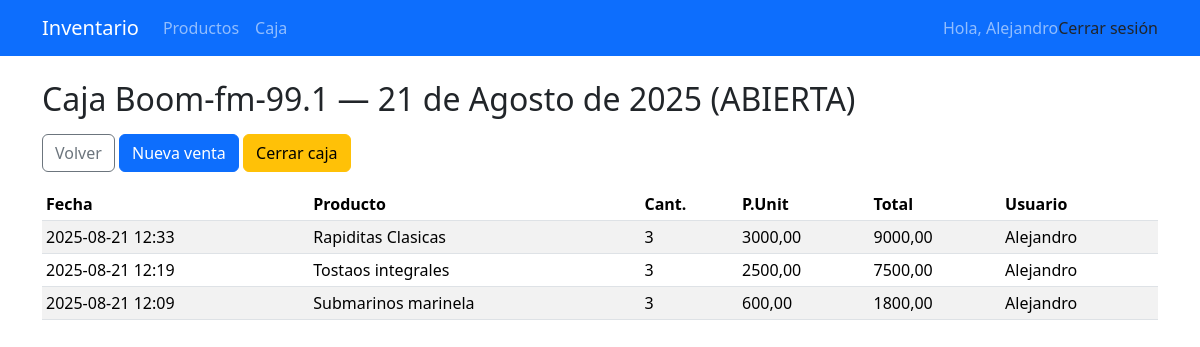
The page /caja/8/ (signed in) on the database its author committed.
### inventario/models.py (models this page shows, shortened)
class Caja(models.Model):
    ESTADOS = (
        ('ABIERTA', 'ABIERTA'),
        ('CERRADA', 'CERRADA'),
    )
    sucursal = models.ForeignKey(Sucursal, on_delete=models.CASCADE, related_name='cajas')
    fecha = models.DateField(default=date.today)
    apertura_monto = models.DecimalField(max_digits=12, decimal_places=2)
    cierre_monto = models.DecimalField(max_digits=12, decimal_places=2, null=True, blank=True)
    estado = models.CharField(max_length=10, choices=ESTADOS, default='ABIERTA')
    apertura_usuario = models.ForeignKey(User, on_delete=models.PROTECT, related_name='cajas_abiertas')
    cierre_usuario = models.ForeignKey(User, on_delete=models.PROTECT, related_name='cajas_cerradas', null=True, blank=True)
    creado_en = models.DateTimeField(auto_now_add=True)
    class Meta:
        unique_together = ('sucursal', 'fecha', 'estado')

class Sucursal(models.Model):
    nombre = models.CharField(max_length=100, unique=True)
    direccion = models.CharField(max_length=200, blank=True, null=True)
    telefono = models.CharField(max_length=20, blank=True, null=True)
    def __str__(self):
        return self.nombre

class Venta(models.Model):
    caja = models.ForeignKey(Caja, on_delete=models.CASCADE, related_name='ventas')
    producto = models.ForeignKey(Producto, on_delete=models.PROTECT)
    cantidad = models.PositiveIntegerField()
    precio_unitario = models.DecimalField(max_digits=12, decimal_places=2)
    total = models.DecimalField(max_digits=12, decimal_places=2)
    usuario = models.ForeignKey(User, on_delete=models.PROTECT)
    creado_en = models.DateTimeField(auto_now_add=True)

class Producto(models.Model):
    nombre = models.CharField(max_length=120)
    descripcion = models.TextField(blank=True)
    precio = models.DecimalField(max_digits=10, decimal_places=2)
    stock = models.PositiveIntegerField(default=0)
    sucursal = models.ForeignKey(Sucursal, on_delete=models.CASCADE, related_name='productos')
    fecha_creacion = models.DateTimeField(auto_now_add=True)
    def __str__(self):
        return self.nombre

### inventario/views_caja.py (the view)
# urls.py: path('caja/<int:caja_id>/', views_caja.caja_detalle, name='caja_detalle'),
@login_required
def caja_detalle(request, caja_id):
    caja = get_object_or_404(Caja, id=caja_id)
    if not _usuario_puede_en_sucursal(request.user, caja.sucursal):
        raise PermissionDenied("No tienes permiso para ver esta caja.")
    ventas = caja.ventas.select_related('producto').order_by('-creado_en')
    return render(request, 'inventario/caja_detalle.html', {
        'caja': caja,
        'ventas': ventas
    })

### inventario/context_processors.py (called while the page is built)
def role_context(request):
    role = None
    if request.user.is_authenticated:
        perfil = getattr(request.user, 'perfil', None)
        role = getattr(perfil, 'rol', None)
    return {'role': role}

### inventario/permissions.py (called while the page is built)
def role_and_sucursales(user):
    perfil = getattr(user, 'perfil', None)
    if not perfil:
        return None, []
    if perfil.rol in ['Administrador', 'Subadministrador']:
        return perfil.rol, list(Sucursal.objects.all())
    elif perfil.sucursal:
        return perfil.rol, [perfil.sucursal]
    else:
        return perfil.rol, []

### inventario/views_caja.py (called while the page is built)
def _usuario_puede_en_sucursal(user, sucursal):
    rol, sucursales = role_and_sucursales(user)
    return any(s.id == sucursal.id for s in sucursales)

### templates/inventario/caja_detalle.html (shortened to what this page needs)
{% extends "base.html" %}
{% block content %}
<h2 class="mb-3">Caja {{ caja.sucursal }} — {{ caja.fecha }} ({{ caja.estado }})</h2>
<div class="mb-3">
  <a class="btn btn-outline-secondary" href="{% url 'caja_estado' %}">Volver</a>
  {% if caja.estado == "ABIERTA" %}
    <a class="btn btn-primary" href="{% url 'venta_nueva' caja.id %}">Nueva venta</a>
    <a class="btn btn-warning" href="{% url 'caja_cerrar' caja.id %}">Cerrar caja</a>
  {% endif %}
</div>
<table class="table table-sm table-striped">
  <thead>
    <tr>
      <th>Fecha</th><th>Producto</th><th>Cant.</th><th>P.Unit</th><th>Total</th><th>Usuario</th>
    </tr>
  </thead>
  <tbody>
    {% for v in ventas %}
      <tr>
        <td>{{ v.creado_en|date:"Y-m-d H:i" }}</td>
        <td>{{ v.producto }}</td>
        <td>{{ v.cantidad }}</td>
        <td>{{ v.precio_unitario }}</td>
        <td>{{ v.total }}</td>
        <td>{{ v.usuario }}</td>
      </tr>
    {% empty %}
      <tr><td colspan="6">Sin ventas.</td></tr>
    {% endfor %}
  </tbody>
</table>
{% endblock %}

### templates/base.html (shortened to what this page needs)
<!DOCTYPE html>
<html lang="es">
<head>
  <link
    rel="stylesheet"
    href="https://cdn.jsdelivr.net/npm/bootstrap@5.3.3/dist/css/bootstrap.min.css"
  />
</head>
<body>
  <nav class="navbar navbar-expand-lg navbar-dark bg-primary">
    <div class="container">
      <a class="navbar-brand" href="{% url 'home' %}">Inventario</a>
      <div class="collapse navbar-collapse">
        <ul class="navbar-nav me-auto">
          {% if user.is_authenticated %}
            <li class="nav-item">
              <a class="nav-link" href="{% url 'producto_list' %}">Productos</a>
            </li>
            <li class="nav-item">
              <a class="nav-link" href="{% url 'caja_estado' %}">Caja</a>
            </li>
          {% endif %}
        </ul>
        <ul class="navbar-nav ms-auto">
          {% if user.is_authenticated %}
            <li class="nav-item">
              <span class="navbar-text">Hola, {{ user.username }}</span>
            </li>
            <form method="post" action="{% url 'logout' %}">
  <button type="submit" class="dropdown-item">Cerrar sesión</button>
</form>
          {% else %}
            <li class="nav-item">
              <a class="nav-link" href="{% url 'login' %}">Iniciar sesión</a>
            </li>
          {% endif %}
        </ul>
      </div>
    </div>
  </nav>
  <main class="container py-4">
    {% block content %}{% endblock %}
  </main>
</body>
</html>

### rows shown on the page
Caja: sucursal "Boom-fm-99.1", fecha "21 de Agosto de 2025", estado "ABIERTA"
Venta: creado_en "2025-08-21 12:33", producto "Rapiditas Clasicas", cantidad "3", precio_unitario "3000,00", total "9000,00", usuario "Alejandro"
Venta: creado_en "2025-08-21 12:19", producto "Tostaos integrales", cantidad "3", precio_unitario "2500,00", total "7500,00", usuario "Alejandro"
Venta: creado_en "2025-08-21 12:09", producto "Submarinos marinela", cantidad "3", precio_unitario "600,00", total "1800,00", usuario "Alejandro"

### other values the page prints
{{ user.username }} "Alejandro"
